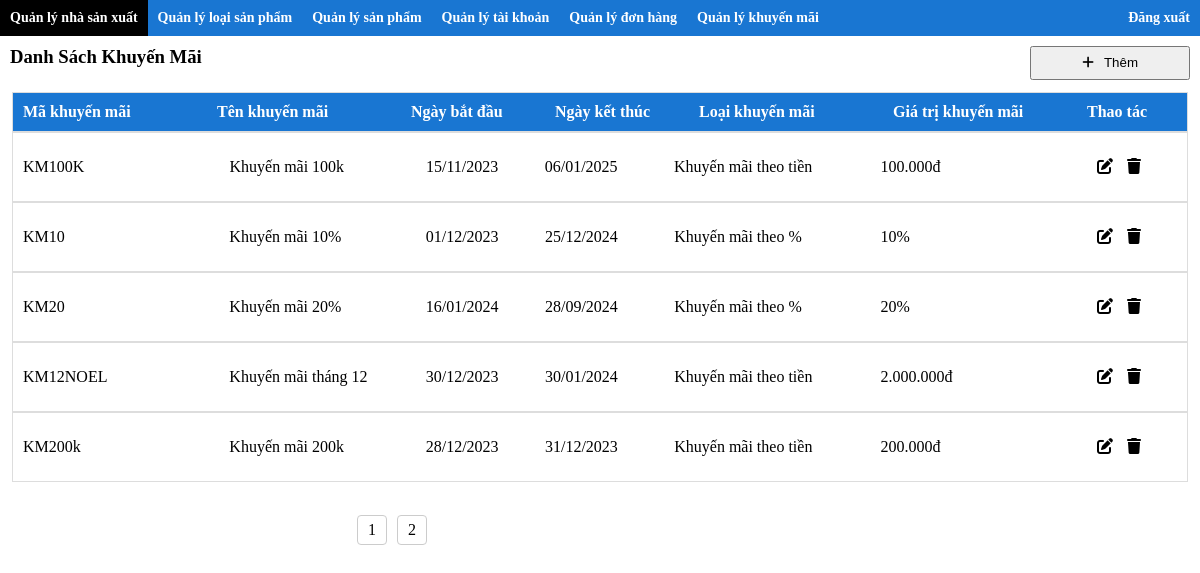
/webbanmaytinh/src/admin/index.php?action=quanlykhuyenmai&&query=no (signed in), run on the app's committed database.
### tables this page shows
CREATE TABLE IF NOT EXISTS `khuyenmai` (
  `maKhuyenMai` varchar(50) NOT NULL,
  `tenKhuyenMai` varchar(50) NOT NULL,
  `ngayBatDau` date DEFAULT NULL,
  `ngayKetThuc` date DEFAULT NULL,
  `maLKM` varchar(50) NOT NULL,
  `giaTriKhuyenMai` double NOT NULL,
  PRIMARY KEY (`maKhuyenMai`),
  KEY `PK_KM_LKM` (`maLKM`)
);

CREATE TABLE IF NOT EXISTS `loaikhuyenmai` (
  `maLoai` varchar(50) NOT NULL,
  `tenLoai` varchar(50) NOT NULL,
  PRIMARY KEY (`maLoai`)
);

### webbanmaytinh/src/admin/modules/quanlykhuyenmai/hienthi.php (the view)
<?php
include '../././db/connect.php';
?>
<div class="content-header">
    <h3 class="content-title">Danh Sách Khuyến Mãi</h3>
    <button class="btn-add"><a class="title" href="?action=quanlykhuyenmai&&query=them"><i class="icon fa-solid fa-plus"></i>Thêm</a></button>
</div>
<table class="content-wrapper" style="min-height:395px">
    <tr class="content-list head">
        <td class="content-item width150 head"><b>Mã khuyến mãi</b> </td>
        <td class="content-item width150 head"><b>Tên khuyến mãi</b></td>
        <td class="content-item width100 head"><b>Ngày bắt đầu</b></td>
        <td class="content-item width100 head"><b>Ngày kết thúc</b></td>
        <td class="content-item width150 head"><b>Loại khuyến mãi </b></td>
        <td class="content-item width150 head"><b>Giá trị khuyến mãi</b></td>
        <td class="content-item width100 head"><b>Thao tác</b></td>
    </tr>
    <?php
    if (isset($_GET['page'])) {
        $page = $_GET['page'];
        $n = ($page - 1) * 5;
        if ($page == 1) {
            $sql = "SELECT maKhuyenMai,tenKhuyenMai,ngayBatDau,ngayKetThuc,giaTriKhuyenMai,tenLoai,maLKM
            from khuyenmai join loaikhuyenmai
            on khuyenmai.maLKM=loaikhuyenmai.maLoai order by ngayKetThuc DESC limit 0,5 ";
        } else {
            $sql = "SELECT maKhuyenMai,tenKhuyenMai,ngayBatDau,ngayKetThuc,giaTriKhuyenMai,tenLoai,maLKM
            from khuyenmai join loaikhuyenmai
            on khuyenmai.maLKM=loaikhuyenmai.maLoai order by ngayKetThuc DESC limit $n,5 ";
        }
    } else {
        $sql = "SELECT maKhuyenMai,tenKhuyenMai,ngayBatDau,ngayKetThuc,giaTriKhuyenMai,tenLoai,maLKM
        from khuyenmai join loaikhuyenmai
        on khuyenmai.maLKM=loaikhuyenmai.maLoai order by ngayKetThuc DESC limit 0,5 ";
    }
    $result = mysqli_query($conn, $sql);
    while ($row = mysqli_fetch_array($result)) {
    ?>
        <tr class="content-list" style="height: 70px;">
            <td class="content-item width150"><?php echo $row['maKhuyenMai'] ?></td>
            <td class="content-item width150"><?php echo $row['tenKhuyenMai'] ?></td>
            <td class="cart-item width100"><?php echo date("d/m/Y", strtotime($row['ngayBatDau'])) ?></td>
            <td class="cart-item width100"><?php echo date("d/m/Y", strtotime($row['ngayKetThuc'])) ?></td>
            <td class="content-item width150"><?php echo $row['tenLoai'] ?></td>
            <td class="content-item width150">
                <?php if ($row['maLKM'] == "KM1") {
                    echo number_format($row['giaTriKhuyenMai'], $decimals = 0, $dec_point = ',', $thousand_sep = '.') . 'đ';
                } else {
                    echo $row['giaTriKhuyenMai'] . '%';
                }
                ?>
            </td>
            <td class="content-item width100">
                <a class="content-item width50" href="?action=quanlykhuyenmai&&query=sua&this_id=<?php echo $row['maKhuyenMai'] ?>"><i class="fa-solid fa-pen-to-square"></i></a>
                <a class="content-item width50" href="?action=quanlykhuyenmai&&query=xoa&&this_id=<?php echo $row['maKhuyenMai'] ?>"><i class="fa-sharp fa-solid fa-trash"></i></a>
            </td>
        </tr>
    <?php
    }
    ?>
</table>
<?php
include 'pagination.php';
?>

### webbanmaytinh/assets/css/styleAdmin.css (style rules this page uses)
* { margin: 0; padding: 0; box-sizing: border-box; }
:root { --width-sidebar:250px; --min-width-select:150px; }
a { text-decoration: none; color: black; }
table { width: 100%; }
.main .content-header { display: flex; justify-content: space-between; margin-bottom: 10px; }
.main .content-wrapper { padding: 0 10px; margin-bottom: 10px; }
.main .content-title { margin: 10px 10px 0px; }
.main .btn-add { margin: 10px 10px 0px; }
.main .btn-add .title { padding: 10px 50px; line-height: 30px; }
.main .btn-add .icon { margin-right: 10px; }
.main .content .content-list { display: flex; width: 100%; justify-content: space-between; align-items: center ; border: 1px solid #ddd; }
.main .content .content-list.head { background-color:#1976d2 ; color: #fff; }
.main .content .content-item { margin-left: 10px; word-break: break-all; padding: 10px 0; }
.main .content .content-item.head { display: block; }
.main .content .content-item.width50 { width: 50px; }
.main .content .content-item.width50 { width: 70px; }
.main .content .content-item.width100 { width: 100px; }
.main .content .content-item.width150 { width: 150px; }

### data on the page
khuyenmai: maKhuyenMai "KM100K", tenKhuyenMai "Khuyến mãi 100k", ngayBatDau "15/11/2023", ngayKetThuc "06/01/2025", maLKM.tenLoai "Khuyến mãi theo tiền", giaTriKhuyenMai "100.000"
khuyenmai: maKhuyenMai "KM10", tenKhuyenMai "Khuyến mãi 10%", ngayBatDau "01/12/2023", ngayKetThuc "25/12/2024", maLKM.tenLoai "Khuyến mãi theo %", giaTriKhuyenMai "10"
khuyenmai: maKhuyenMai "KM20", tenKhuyenMai "Khuyến mãi 20%", ngayBatDau "16/01/2024", ngayKetThuc "28/09/2024", maLKM.tenLoai "Khuyến mãi theo %", giaTriKhuyenMai "20"
khuyenmai: maKhuyenMai "KM12NOEL", tenKhuyenMai "Khuyến mãi tháng 12", ngayBatDau "30/12/2023", ngayKetThuc "30/01/2024", maLKM.tenLoai "Khuyến mãi theo tiền", giaTriKhuyenMai "2.000.000"
khuyenmai: maKhuyenMai "KM200k", tenKhuyenMai "Khuyến mãi 200k", ngayBatDau "28/12/2023", ngayKetThuc "31/12/2023", maLKM.tenLoai "Khuyến mãi theo tiền", giaTriKhuyenMai "200.000"
